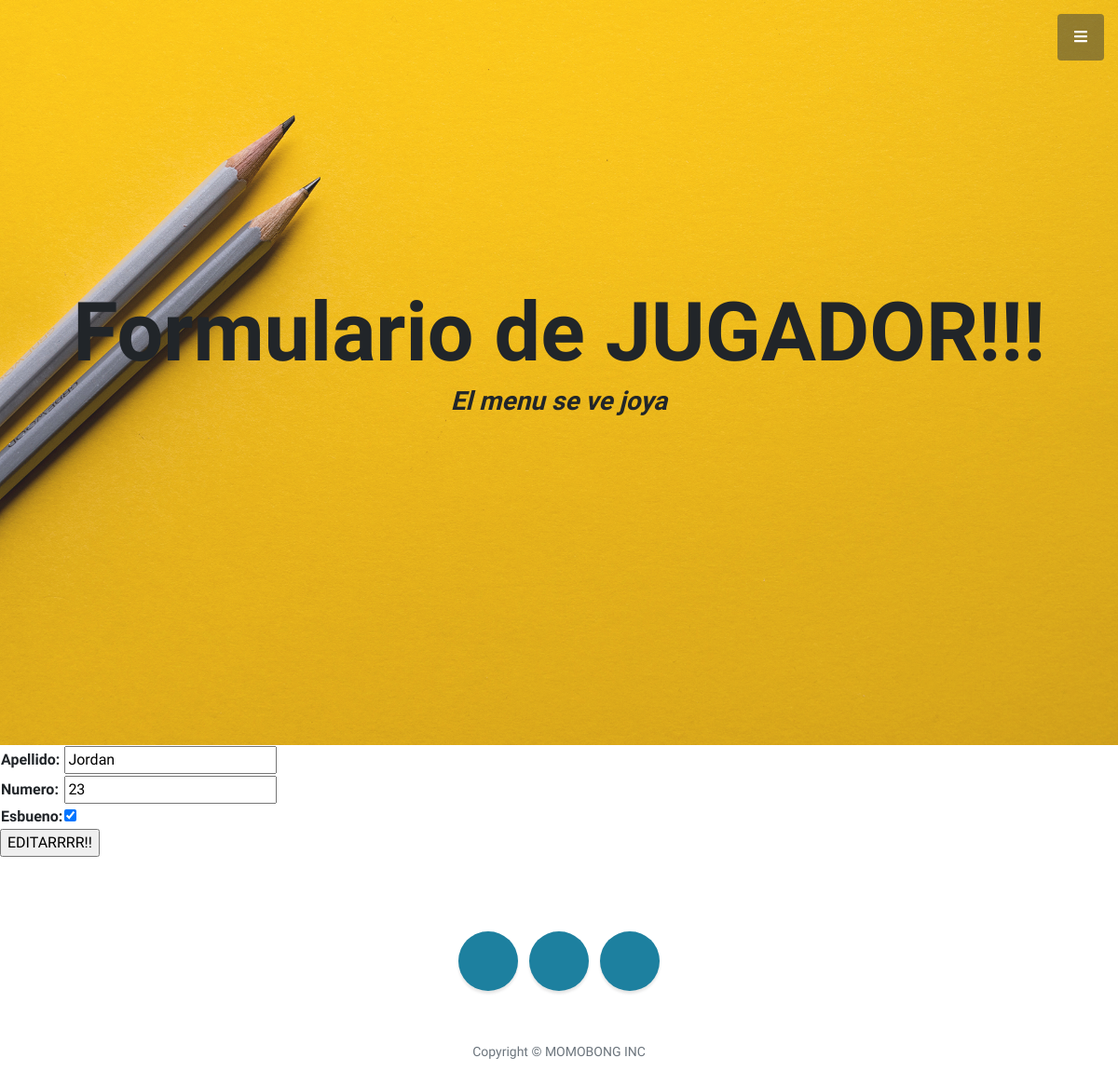
/AppCoder/editarJugador/23, run on the app's committed database.
### AppCoder/models.py (models this page shows, shortened)
class Jugador(models.Model):
    apellido = models.CharField(max_length=40)
    numero = models.IntegerField()
    esBueno = models.BooleanField(null=True)

### AppCoder/views.py (the view)
# urls.py: path('editarJugador/<numero_para_editar>', views.editarJugador, name='EditarJugador'),
def editarJugador(request, numero_para_editar):
    jugador = Jugador.objects.get(numero=numero_para_editar) #ese numero par editar es el id de la base de datos
    if request.method == 'POST':
        miFormulario = JugadorFormulario(request.POST)
        if miFormulario.is_valid():
            informacion = miFormulario.cleaned_data
            jugador.apellido = informacion['apellido'],
            jugador.numero = informacion['numero'],
            jugador.esBueno = informacion['esBueno'],
            jugador.save()
            return render(request, 'AppCoder/inicio.html')
    else:
        miFormulario = JugadorFormulario(initial={"apellido":jugador.apellido, "numero":jugador.numero, "esBueno":jugador.esBueno})
    return render(request, 'AppCoder/editarJugador.html', {"miFormulario":miFormulario, "numero_para_editar":numero_para_editar})

### AppCoder/forms.py
class JugadorFormulario(forms.Form):
    apellido = forms.CharField(max_length=40)
    numero = forms.IntegerField()
    esBueno = forms.BooleanField()

### AppCoder/templates/AppCoder/editarJugador.html (shortened to what this page needs)
        {% extends "AppCoder/padre.html" %}
        {% load static %}
                {% block contenido2 %}
                <h1 class="mb-1">Formulario de JUGADOR!!!</h1>
                {% endblock %}
                {% block contenido %}
                        <form action="/AppCoder/editarJugador" method="POST">{% csrf_token %}
                                <table>
                                {{ miFormulario.as_table }}
                                </table>
                                <input type="submit" value="EDITARRRR!!">
                        </form>
                {% endblock %}

### data on the page
Jugador: apellido "Jordan", numero "23", esBueno "☑"
